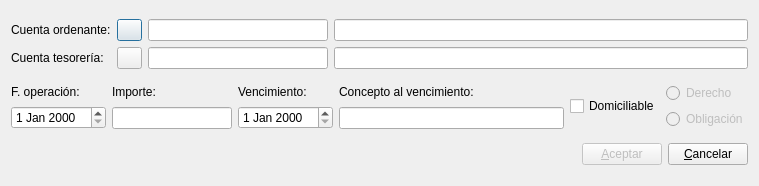
<?xml version="1.0" encoding="UTF-8"?>
<ui version="4.0">
 <author>José Manuel Díez Botella</author>
 <class>nuevo_vencimiento</class>
 <widget class="QDialog" name="nuevo_vencimiento">
  <property name="geometry">
   <rect>
    <x>0</x>
    <y>0</y>
    <width>759</width>
    <height>186</height>
   </rect>
  </property>
  <property name="windowTitle">
   <string>NUEVO VENCIMIENTO</string>
  </property>
  <layout class="QVBoxLayout">
   <item>
    <layout class="QHBoxLayout">
     <item>
      <layout class="QVBoxLayout">
       <item>
        <widget class="QLabel" name="textLabel1">
         <property name="minimumSize">
          <size>
           <width>0</width>
           <height>0</height>
          </size>
         </property>
         <property name="maximumSize">
          <size>
           <width>150</width>
           <height>16777215</height>
          </size>
         </property>
         <property name="text">
          <string>Cuenta ordenante:</string>
         </property>
         <property name="wordWrap">
          <bool>false</bool>
         </property>
        </widget>
       </item>
       <item>
        <widget class="QLabel" name="textLabel4">
         <property name="minimumSize">
          <size>
           <width>0</width>
           <height>0</height>
          </size>
         </property>
         <property name="text">
          <string>Cuenta tesorería:</string>
         </property>
         <property name="wordWrap">
          <bool>false</bool>
         </property>
        </widget>
       </item>
      </layout>
     </item>
     <item>
      <layout class="QVBoxLayout">
       <item>
        <layout class="QHBoxLayout">
         <item>
          <widget class="QPushButton" name="ordenantepushButton">
           <property name="minimumSize">
            <size>
             <width>20</width>
             <height>20</height>
            </size>
           </property>
           <property name="maximumSize">
            <size>
             <width>25</width>
             <height>25</height>
            </size>
           </property>
           <property name="text">
            <string/>
           </property>
           <property name="icon">
            <iconset resource="keme.qrc">
             <normaloff>:/iconos/graf/viewer.xpm</normaloff>:/iconos/graf/viewer.xpm</iconset>
           </property>
           <property name="shortcut">
            <string/>
           </property>
          </widget>
         </item>
         <item>
          <widget class="QLineEdit" name="OrdenantelineEdit">
           <property name="maximumSize">
            <size>
             <width>180</width>
             <height>32767</height>
            </size>
           </property>
           <property name="maxLength">
            <number>40</number>
           </property>
          </widget>
         </item>
         <item>
          <widget class="QLineEdit" name="OrdenanteNombrelineEdit">
           <property name="focusPolicy">
            <enum>Qt::NoFocus</enum>
           </property>
           <property name="maxLength">
            <number>80</number>
           </property>
           <property name="readOnly">
            <bool>true</bool>
           </property>
          </widget>
         </item>
        </layout>
       </item>
       <item>
        <layout class="QHBoxLayout">
         <item>
          <widget class="QPushButton" name="tesoreriapushButton">
           <property name="minimumSize">
            <size>
             <width>20</width>
             <height>20</height>
            </size>
           </property>
           <property name="maximumSize">
            <size>
             <width>25</width>
             <height>25</height>
            </size>
           </property>
           <property name="text">
            <string/>
           </property>
           <property name="icon">
            <iconset resource="keme.qrc">
             <normaloff>:/iconos/graf/viewer.xpm</normaloff>:/iconos/graf/viewer.xpm</iconset>
           </property>
           <property name="shortcut">
            <string/>
           </property>
          </widget>
         </item>
         <item>
          <widget class="QLineEdit" name="TesorerialineEdit">
           <property name="maximumSize">
            <size>
             <width>180</width>
             <height>32767</height>
            </size>
           </property>
           <property name="maxLength">
            <number>40</number>
           </property>
          </widget>
         </item>
         <item>
          <widget class="QLineEdit" name="TesoreriaNombrelineEdit">
           <property name="focusPolicy">
            <enum>Qt::NoFocus</enum>
           </property>
           <property name="maxLength">
            <number>80</number>
           </property>
           <property name="readOnly">
            <bool>true</bool>
           </property>
          </widget>
         </item>
        </layout>
       </item>
      </layout>
     </item>
    </layout>
   </item>
   <item>
    <layout class="QHBoxLayout">
     <item>
      <layout class="QVBoxLayout">
       <property name="spacing">
        <number>6</number>
       </property>
       <property name="leftMargin">
        <number>0</number>
       </property>
       <property name="topMargin">
        <number>0</number>
       </property>
       <property name="rightMargin">
        <number>0</number>
       </property>
       <property name="bottomMargin">
        <number>0</number>
       </property>
       <item>
        <widget class="QLabel" name="textLabel2">
         <property name="text">
          <string>F. operación:</string>
         </property>
         <property name="wordWrap">
          <bool>false</bool>
         </property>
        </widget>
       </item>
       <item>
        <widget class="QDateEdit" name="operaciondateEdit">
         <property name="maximumSize">
          <size>
           <width>100</width>
           <height>16777215</height>
          </size>
         </property>
        </widget>
       </item>
      </layout>
     </item>
     <item>
      <layout class="QVBoxLayout">
       <property name="spacing">
        <number>6</number>
       </property>
       <property name="leftMargin">
        <number>0</number>
       </property>
       <property name="topMargin">
        <number>0</number>
       </property>
       <property name="rightMargin">
        <number>0</number>
       </property>
       <property name="bottomMargin">
        <number>0</number>
       </property>
       <item>
        <widget class="QLabel" name="textLabel3">
         <property name="text">
          <string>Importe:</string>
         </property>
         <property name="wordWrap">
          <bool>false</bool>
         </property>
        </widget>
       </item>
       <item>
        <widget class="QLineEdit" name="importelineEdit">
         <property name="minimumSize">
          <size>
           <width>100</width>
           <height>0</height>
          </size>
         </property>
         <property name="maximumSize">
          <size>
           <width>120</width>
           <height>16777215</height>
          </size>
         </property>
        </widget>
       </item>
      </layout>
     </item>
     <item>
      <layout class="QVBoxLayout">
       <property name="spacing">
        <number>6</number>
       </property>
       <property name="leftMargin">
        <number>0</number>
       </property>
       <property name="topMargin">
        <number>0</number>
       </property>
       <property name="rightMargin">
        <number>0</number>
       </property>
       <property name="bottomMargin">
        <number>0</number>
       </property>
       <item>
        <widget class="QLabel" name="textLabel6">
         <property name="text">
          <string>Vencimiento:</string>
         </property>
         <property name="wordWrap">
          <bool>false</bool>
         </property>
        </widget>
       </item>
       <item>
        <widget class="QDateEdit" name="vencimientodateEdit">
         <property name="maximumSize">
          <size>
           <width>100</width>
           <height>16777215</height>
          </size>
         </property>
        </widget>
       </item>
      </layout>
     </item>
     <item>
      <layout class="QVBoxLayout">
       <item>
        <widget class="QLabel" name="label">
         <property name="text">
          <string>Concepto al vencimiento:</string>
         </property>
        </widget>
       </item>
       <item>
        <widget class="QLineEdit" name="conceptolineEdit">
         <property name="minimumSize">
          <size>
           <width>200</width>
           <height>0</height>
          </size>
         </property>
        </widget>
       </item>
      </layout>
     </item>
     <item>
      <widget class="QCheckBox" name="domiciliablecheckBox">
       <property name="text">
        <string>Domiciliable</string>
       </property>
      </widget>
     </item>
     <item>
      <layout class="QVBoxLayout">
       <property name="spacing">
        <number>6</number>
       </property>
       <property name="leftMargin">
        <number>0</number>
       </property>
       <property name="topMargin">
        <number>0</number>
       </property>
       <property name="rightMargin">
        <number>0</number>
       </property>
       <property name="bottomMargin">
        <number>0</number>
       </property>
       <item>
        <widget class="QRadioButton" name="DerechoradioButton">
         <property name="enabled">
          <bool>false</bool>
         </property>
         <property name="text">
          <string>Derecho</string>
         </property>
        </widget>
       </item>
       <item>
        <widget class="QRadioButton" name="ObligacionradioButton">
         <property name="enabled">
          <bool>false</bool>
         </property>
         <property name="text">
          <string>Obligación</string>
         </property>
        </widget>
       </item>
      </layout>
     </item>
    </layout>
   </item>
   <item>
    <layout class="QHBoxLayout">
     <property name="spacing">
      <number>6</number>
     </property>
     <property name="leftMargin">
      <number>0</number>
     </property>
     <property name="topMargin">
      <number>0</number>
     </property>
     <property name="rightMargin">
      <number>0</number>
     </property>
     <property name="bottomMargin">
      <number>0</number>
     </property>
     <item>
      <spacer>
       <property name="orientation">
        <enum>Qt::Horizontal</enum>
       </property>
       <property name="sizeHint" stdset="0">
        <size>
         <width>40</width>
         <height>20</height>
        </size>
       </property>
      </spacer>
     </item>
     <item>
      <widget class="QPushButton" name="AceptarpushButton">
       <property name="enabled">
        <bool>false</bool>
       </property>
       <property name="text">
        <string>&amp;Aceptar</string>
       </property>
       <property name="icon">
        <iconset resource="keme.qrc">
         <normaloff>:/iconos/graf/check2.png</normaloff>:/iconos/graf/check2.png</iconset>
       </property>
       <property name="shortcut">
        <string>Alt+A</string>
       </property>
      </widget>
     </item>
     <item>
      <widget class="QPushButton" name="CacelarpushButton">
       <property name="text">
        <string>&amp;Cancelar</string>
       </property>
       <property name="icon">
        <iconset resource="keme.qrc">
         <normaloff>:/iconos/graf/borrar.png</normaloff>:/iconos/graf/borrar.png</iconset>
       </property>
       <property name="shortcut">
        <string>Alt+C</string>
       </property>
      </widget>
     </item>
    </layout>
   </item>
  </layout>
 </widget>
 <layoutdefault spacing="6" margin="11"/>
 <tabstops>
  <tabstop>ordenantepushButton</tabstop>
  <tabstop>OrdenantelineEdit</tabstop>
  <tabstop>tesoreriapushButton</tabstop>
  <tabstop>TesorerialineEdit</tabstop>
  <tabstop>operaciondateEdit</tabstop>
  <tabstop>importelineEdit</tabstop>
  <tabstop>vencimientodateEdit</tabstop>
  <tabstop>conceptolineEdit</tabstop>
  <tabstop>AceptarpushButton</tabstop>
  <tabstop>CacelarpushButton</tabstop>
  <tabstop>ObligacionradioButton</tabstop>
  <tabstop>DerechoradioButton</tabstop>
 </tabstops>
 <resources>
  <include location="keme.qrc"/>
 </resources>
 <connections>
  <connection>
   <sender>CacelarpushButton</sender>
   <signal>clicked()</signal>
   <receiver>nuevo_vencimiento</receiver>
   <slot>reject()</slot>
   <hints>
    <hint type="sourcelabel">
     <x>663</x>
     <y>166</y>
    </hint>
    <hint type="destinationlabel">
     <x>20</x>
     <y>20</y>
    </hint>
   </hints>
  </connection>
  <connection>
   <sender>AceptarpushButton</sender>
   <signal>clicked()</signal>
   <receiver>nuevo_vencimiento</receiver>
   <slot>accept()</slot>
   <hints>
    <hint type="sourcelabel">
     <x>582</x>
     <y>166</y>
    </hint>
    <hint type="destinationlabel">
     <x>20</x>
     <y>20</y>
    </hint>
   </hints>
  </connection>
 </connections>
</ui>
